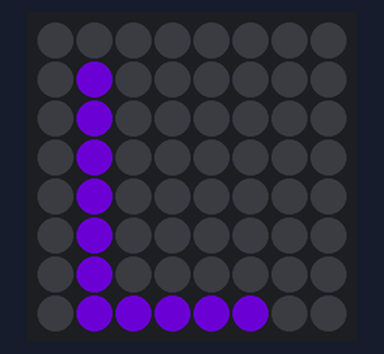
The program below on a simulated Raspberry Pi (BCM pin numbers) with a Sense HAT. On the bench: the Sense HAT's 8×8 RGB LED matrix. Dim RGB values are drawn brighter than linear; random numbers come from a fixed seed.

Above: at 0.1 s.
At 4.1 s:
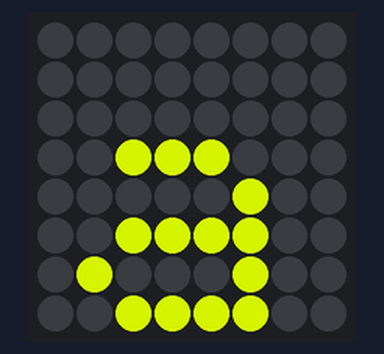
At 9.1 s:
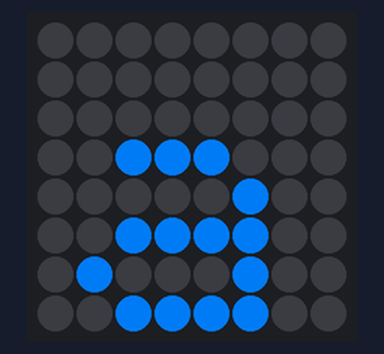
At 19.1 s:
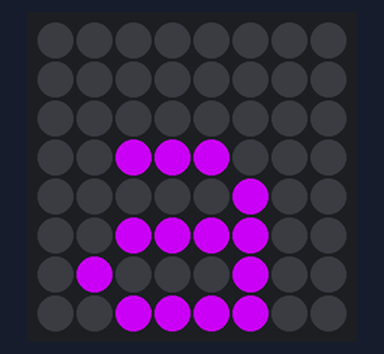
At 28.1 s:
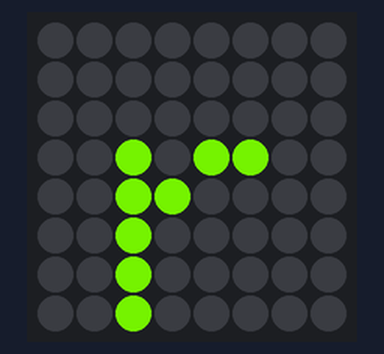
At 38.1 s:
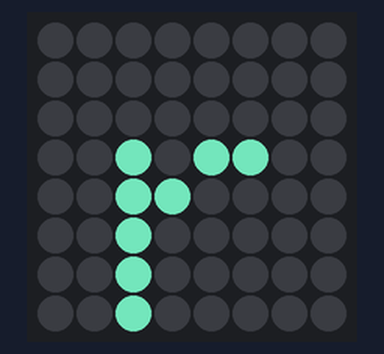

Measured:
- what the display in image 1 shows lasts 1.0 s, from 4.0 s to 5.0 s

The program:

color_random.py
```python
#!/usr/bin/env python
# -*- coding: utf-8 -*-

# Reference: https://www.itmedia.co.jp/news/articles/2010/09/news015.html

from sense_hat import SenseHat
from time import sleep
from random import randint

sense = SenseHat()


# Generate a random colour
def pick_random_colour():
  random_red = randint(0, 255)
  random_green = randint(0, 255)
  random_blue = randint(0, 255)
  return (random_red, random_green, random_blue)


try:
  while True:
    sense.show_letter("L", pick_random_colour())
    sleep(1)
    sense.show_letter("a", pick_random_colour())
    sleep(1)
    sense.show_letter("u", pick_random_colour())
    sleep(1)
    sense.show_letter("r", pick_random_colour())
    sleep(1)
    sense.show_letter("a", pick_random_colour())
    sleep(1)
except KeyboardInterrupt:
    sense.clear()
```
